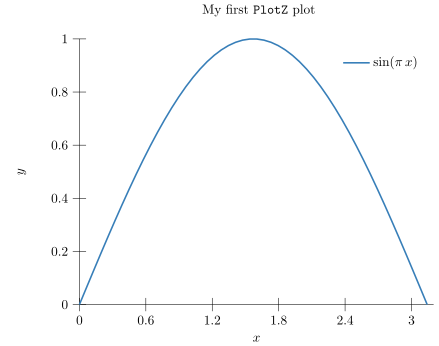

Recreate this plot in Python.
from plotz import *
from math import sin, pi

with Plot("plot") as p:
    p.title = r"My first \texttt{PlotZ} plot"
    p.x.label = "$x$"
    p.y.label = "$y$"
    p.y.label_rotate = True

    p.plot(Function(sin, samples=50, range=(0, pi)),
           title=r"$\sin(\pi \, x)$")

    p.legend("north east")
